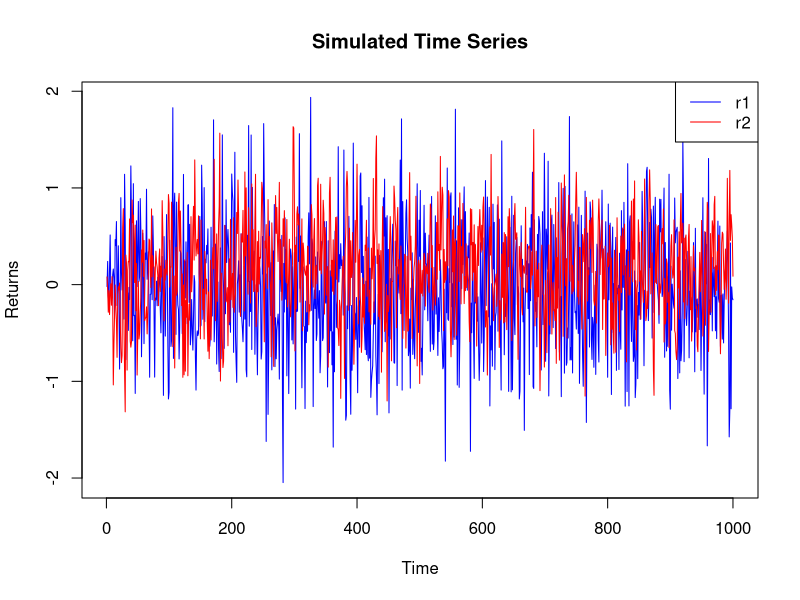

Write the R code that produced this figure.
## ---- chunk 1
# Defining the coefficient matrix for the mean calculation
A <- matrix(c(1 - 0.1, -0.05, 0.1, 1 - 0.3), nrow = 2, byrow = TRUE)

# Defining the constant terms
B <- c(-0.05, 0.1)

# Solving for mu (the mean of r1 and r2).
mu <- solve(A, B)

# Defining the coefficient matrix for the characteristic equation.
char_matrix <- matrix(c(-0.1, 0.1, -0.05, -0.3), nrow = 2, byrow = TRUE)

# Calculating the eigenvalues of the characteristic matrix.
eigenvalues <- eigen(char_matrix)$values

# Display the results.
print("Means of r1 and r2:")
mu

print("Eigenvalues of the characteristic matrix:")
eigenvalues

# Check if the absolute values of eigenvalues are less than 1 (inside the unit circle).
is_stationary <- all(abs(eigenvalues) < 1)

# Display the conclusion.
if (is_stationary) 
{
  print("The series is weakly stationary.")
} else 
{
  print("The series is not weakly stationary.")
}
## ---- chunk 2
mu
## ---- chunk 3
library(MASS) # For solving Yule-Walker equations

# Covariance matrix
Sigma <- matrix(c(0.4, -0.1, -0.1, 0.2), nrow = 2, byrow = TRUE)
phi <- matrix(c(0.1, 0.05, -0.1, 0.3), nrow = 2, byrow = TRUE)

# Solving Yule-Walker equations
cov_matrix <- solve(toeplitz(1:2), Sigma)

cov_matrix
## ---- chunk 4
# Create a function to compute the cross-correlation matrix for a given lag.
compute_cross_corr <- function(lag, phi, cov_matrix) 
{
    if (lag == 0) {
        return(cov_matrix)
    } else {
        return(phi %*% compute_cross_corr(lag - 1, phi, cov_matrix))
    }
}

lag1_corr <- compute_cross_corr(1, phi, cov_matrix)
lag2_corr <- compute_cross_corr(2, phi, cov_matrix)
lag5_corr <- compute_cross_corr(5, phi, cov_matrix)

lag1_corr
lag2_corr
lag5_corr
## ---- chunk 5
# Initial values
r0 <- matrix(c(-0.02, 0.08), nrow = 2)
a0 <- matrix(c(-0.08, 0.1), nrow = 2)

constant <- matrix(c(-0.05, 0.1), nrow = 2)

# Function to compute the forecast.
forecast <- function(h, r0, a0, phi, constant) {
  if (h == 0) {
    return(r0)
  } else {
    return(phi %*% forecast(h - 1, r0, a0, phi, constant) + constant)
  }
}

# Compute forecasts.
forecast_1 <- forecast(1, r0, a0, phi, constant)
forecast_2 <- forecast(2, r0, a0, phi, constant)
forecast_3 <- forecast(3, r0, a0, phi, constant)

forecast_1
forecast_2
forecast_3

# Compute forecast errors.
forecast_error_cov_1 <- Sigma
forecast_error_cov_2 <- phi %*% Sigma %*% t(phi) + Sigma
forecast_error_cov_3 <- phi %*% forecast_error_cov_2 %*% t(phi) + Sigma

forecast_error_cov_1
forecast_error_cov_2
forecast_error_cov_3
## ---- chunk 6
library(ggplot2)

set.seed(100)

# Model parameters.
phi <- matrix(c(0.1, 0.05, -0.1, 0.3), nrow = 2, byrow = TRUE)
constant <- c(-0.05, 0.1)
Sigma <- matrix(c(0.4, -0.1, -0.1, 0.2), nrow = 2, byrow = TRUE)
n <- 1000 # Number of terms to simulate

# Simulating the time series.
r <- matrix(nrow = n, ncol = 2)
r[1, ] <- c(-0.02, 0.08) # Initial value

# Simulating the time series
for (i in 2:n) {
  a_t <- mvrnorm(1, mu = c(0, 0), Sigma = Sigma)
  r[i, ] <- constant + phi %*% r[i - 1, ] + a_t
}

# Plotting the result.
df <- data.frame(Time = 1:n, r1 = r[, 1], r2 = r[, 2])

# Plotting the simulated time series.
plot(df$Time, df$r1, type = "l", col = "blue", xlab = "Time", ylab = "Returns", main = "Simulated Time Series")
lines(df$Time, df$r2, type = "l", col = "red")
legend("topright", legend = c("r1", "r2"), col = c("blue", "red"), lty = 1)
## ---- chunk 7
sample_mean <- colMeans(r)
sample_cov <- cov(r)

sample_mean
sample_cov

comparison <- data.frame(Sample_Mean = sample_mean, Analytical_Mean = mu)

comparison
## ---- chunk 8
# Function to extract cross-correlation matrix at a specific lag.
get_lag_corr <- function(data, lag) {
    # Computing cross-correlation for each pair
    corr_r1_r1 <- ccf(data[,1], data[,1], lag.max = lag, plot = FALSE)$acf[lag + 1]
    corr_r1_r2 <- ccf(data[,1], data[,2], lag.max = lag, plot = FALSE)$acf[lag + 1]
    corr_r2_r1 <- ccf(data[,2], data[,1], lag.max = lag, plot = FALSE)$acf[lag + 1]
    corr_r2_r2 <- ccf(data[,2], data[,2], lag.max = lag, plot = FALSE)$acf[lag + 1]

    # Constructing the cross-correlation matrix
    matrix(c(corr_r1_r1, corr_r1_r2, corr_r2_r1, corr_r2_r2), nrow = 2)
}

# Calculating the cross-correlation matrices for lags 1, 2, and 5.
lag1_corr <- get_lag_corr(r, 1)
lag2_corr <- get_lag_corr(r, 2)
lag5_corr <- get_lag_corr(r, 5)

lag1_corr
lag2_corr
lag5_corr
## ---- chunk 9
num_simulations <- 10000
forecast_horizon <- 3

# Initialize matrices to store forecasts and errors.
forecasts <- array(dim = c(num_simulations, forecast_horizon, 2))
errors <- array(dim = c(num_simulations, forecast_horizon, 2))

# Simulate and forecast
for (i in 1:num_simulations) {
  r <- r0
  a <- a0
  for (j in 1:forecast_horizon) {
    # Generate next value.
    r_next <- constant + phi %*% r + a
    # Store forecast.
    forecasts[i, j, ] <- r_next
    # Update r and a for next step.
    r <- r_next
    a <- mvrnorm(1, mu = c(0, 0), Sigma = Sigma)
  }
  # Calculate errors for each forecast step.
  for (j in 1:forecast_horizon) {
    errors[i, j, ] <- forecasts[i, j, ] - r
  }
}

# Compute the sample covariance of the forecast errors.
error_cov_1 <- cov(errors[, 1, ])
error_cov_2 <- cov(errors[, 2, ])
error_cov_3 <- cov(errors[, 3, ])

error_cov_1
error_cov_2
error_cov_3
